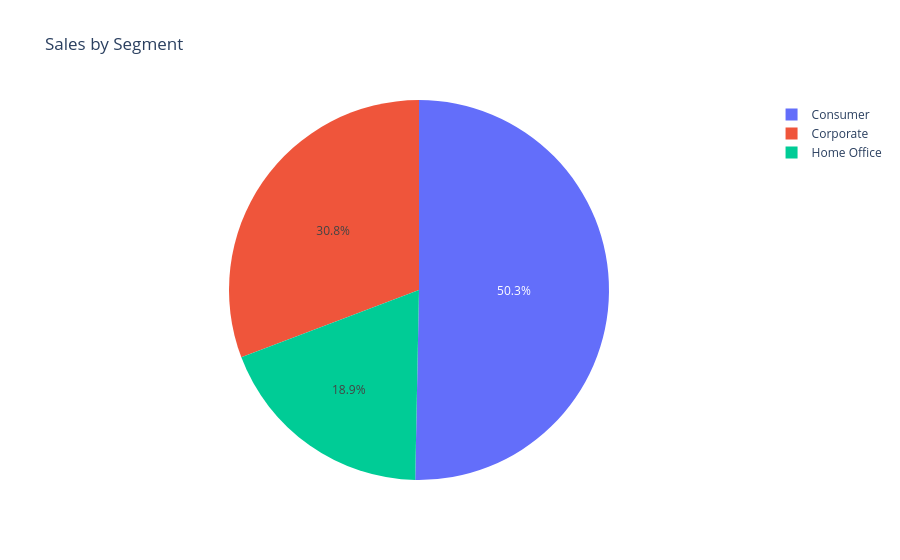

The cell this chart's notebook holds for it:
### Markdown cell above
Q8 Make an interactive Pie Chart - Sales by Segment(Consumer, Corporate, Home Office)

### Code cell
seg = df.groupby('Segment')['Sales'].sum().reset_index()
fig =px.pie(seg,names = 'Segment',values = 'Sales', title ='Sales by Segment')
fig.show()

### Figure 1 — Plotly figure (JSON) as saved in the notebook; plotly's stock layout.template omitted (floating-point values rounded to 4 significant figures)
{"data": [{"domain": {"x": [0, 1], "y": [0, 1]}, "hovertemplate": "Segment=%{label}<br>Sales=%{value}<extra></extra>", "labels": ["Consumer", "Corporate", "Home Office"], "legendgroup": "", "name": "", "showlegend": true, "type": "pie", "values": [1171000.0, 715800.0, 440100.0]}], "layout": {"legend": {"tracegroupgap": 0}, "title": {"text": "Sales by Segment"}}}
